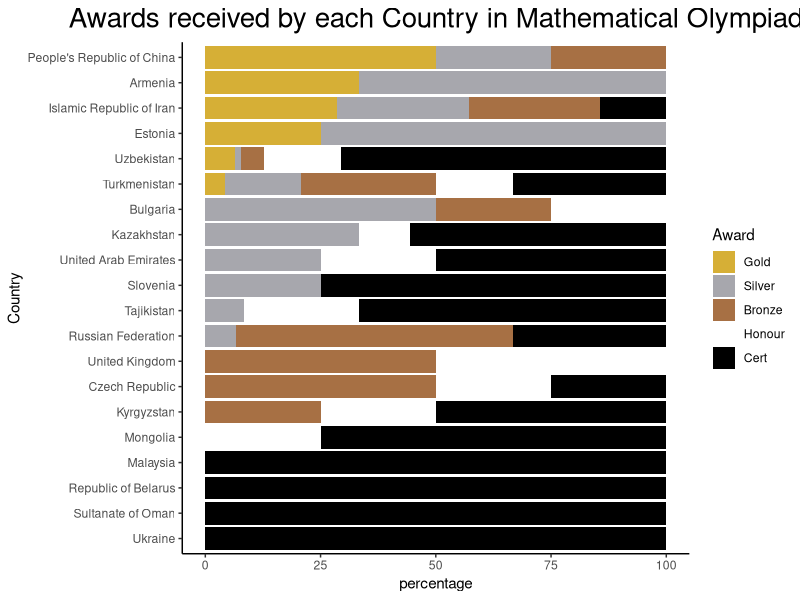
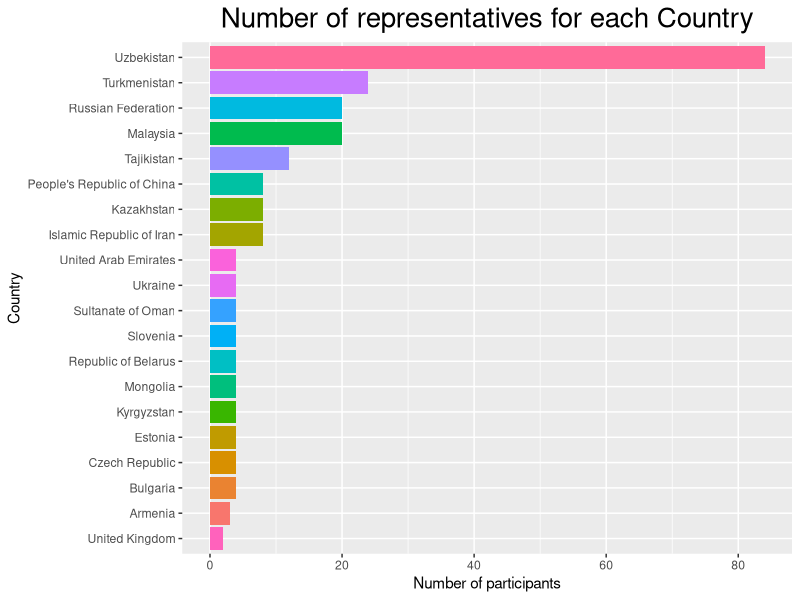
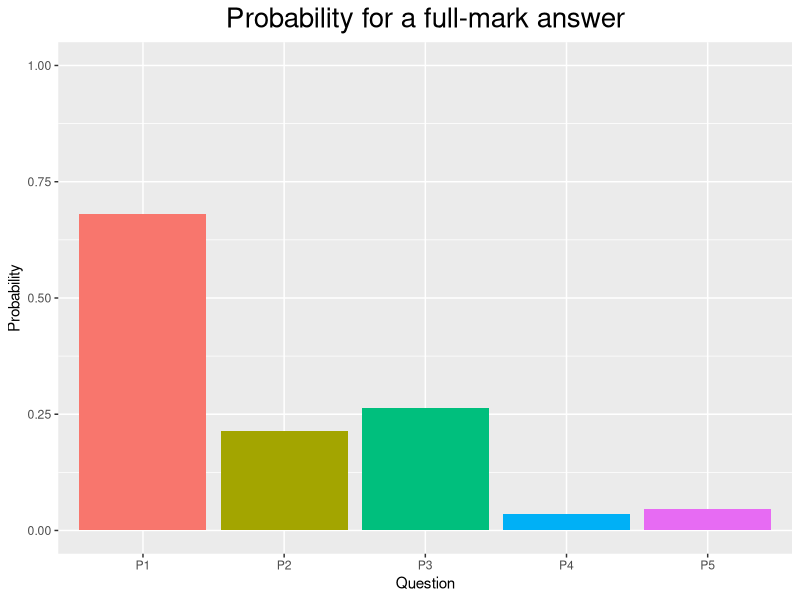

Generate these figures, in order, with R:
# setwd("~/R/Machine Learning/Olympiad")
# rm(list = ls())

# Objective:
# 1. Which country acquire most reward in this competition
# 2. Which country send most representative to this competition
# 3. Which question is the hardest?

library(readxl)
library(dplyr)
library(tidyr)
library(forcats)
library(ggplot2)

result <- read_excel("./data/1541082607.xlsx", sheet = 1, skip = 1, n_max = 218)
resultInd <- read_excel("./data/1541082607.xlsx", sheet = 1, skip = 221, n_max = 8)
participant <- read_excel("./data/1541082607.xlsx", sheet = 2)

result <- result[,-1]
colnames(participant) <- c("#", "Country", "University", colnames(participant)[c(-1:-3)])
participant$University <- replace(participant$University, which(participant$University == "Peking Univiversity"), "Peking University")


participant <- participant %>%
  sapply(function(x) {
    gsub("_+", NA, x)
  }) %>% 
  data.frame(stringsAsFactors = F) %>%
  mutate(student_count = sapply(1:nrow(participant), function(x) {
    sum(!is.na((.)[x,6:9]))
  })) %>%
  mutate(lecturer_count = sapply(1:nrow(participant), function(x) {
    sum(!is.na((.)[x,4:5]))
  })) %>%
  .[, c(2,3,10,11)]

# Absent participants
newData <- data.frame(c("Tajikistan", "Uzbekistan", "Uzbekistan"),
                      c("Tajik National University", "University of World Economy and Diplomacy", "Denov Branch of Termez State University"),
                      c(4,2,1),
                      c(0,0,0))

colnames(newData) <- colnames(participant)
participant <- rbind(participant, newData)
participant <- participant[order(participant$Country),]

result <- left_join(result, participant[, c("University","Country")], by = "University")

# 1. Which country acquire most reward in this competition----------------------

medal <- result %>%
  group_by(Country) %>%
  summarise(Gold = sum(Price == "Gold Medal"),
            Silver = sum(Price == "Silver Medal"),
            Bronze = sum(Price == "Bronze Medal"),
            Honour = sum(Price == "Honourable Mention"),
            Cert = sum(Price == "Certificate"))

medal <- medal %>%
  mutate(Total = Gold + Silver + Bronze + Honour + Cert) %>%
  mutate(Gold = Gold/Total*100,
         Silver = Silver/Total*100,
         Bronze = Bronze/Total*100,
         Honour = Honour/Total*100,
         Cert = Cert/Total*100,
         Total = NULL)

medal <- medal[order(medal$Gold, medal$Silver, medal$Bronze, medal$Honour, 
                     medal$Cert, decreasing = T),]
medal$Country <- factor(medal$Country, levels = medal$Country)
tidymedal <- gather(medal, "award", "percentage", -1, factor_key = T)
tidymedal$Country <- fct_rev(tidymedal$Country)
tidymedal$award <- fct_rev(tidymedal$award)

medalColour <- c("#000000", "#FFFFFF", "#A77044", "#A7A7AD", "#D6AF36")
ggplot(tidymedal, aes(Country, percentage, fill = award)) +
  geom_bar(stat = "identity") +
  theme_classic() +
  ggtitle("Awards received by each Country in Mathematical Olympiad") +
  theme(plot.title = element_text(size = 20, hjust = 0.5)) +
  scale_fill_manual(values = medalColour) +
  guides(fill = guide_legend(title = "Award", reverse = T)) +
  coord_flip()

# 2. Which country send most representative to this competition-----------------

participant %>%
  group_by(Country) %>%
  summarise(students = sum(student_count)) %>%
  ggplot(aes(x = reorder(Country, students), y = students, fill = Country)) +
  geom_col() +
  ggtitle("Number of representatives for each Country") +
  theme(legend.position = "none", 
        plot.title = element_text(size = 20, hjust = 0.5)) +
  labs(x = "Country", y = "Number of participants") +
  coord_flip()


# 3. Which question is the hardest?---------------------------------------------

result <- result[3:7] %>%
  rbind(resultInd[4:8])

total <- result %>%
  colSums() %>%
  as.data.frame()

colnames(total) <- "totalMark"

total %>%
  mutate(totalMark = totalMark/(8 * nrow(result))) %>%
  ggplot(aes(x = row.names(total), y = totalMark, fill = row.names(total))) +
  geom_col() +
  ggtitle("Probability for a full-mark answer") +
  labs(x = "Question", y = "Probability") +
  ylim(0, 1) +
  theme(plot.title = element_text(size = 20, hjust = 0.5), 
        legend.position = "none")
